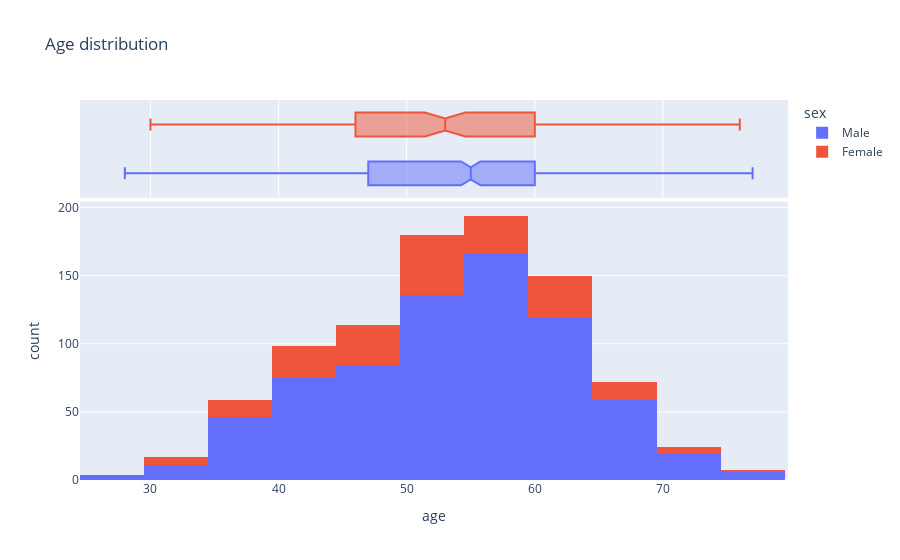

The notebook cell this image was saved under:
### Code cell
fig = px.histogram(heart_disease_data, x='age', color='sex', marginal='box', nbins=20, hover_data=['chest_pain_type', 'place_of_study'], title='Age distribution')
fig.show()

### Figure 1 — Plotly figure (JSON) as saved in the notebook; plotly's stock layout.template omitted (floating-point values rounded to 4 significant figures; data arrays with more than 128 entries replaced by an {"elided": "..."} marker saying what was removed)
{"data": [{"alignmentgroup": "True", "bingroup": "x", "hovertemplate": "sex=Male<br>age=%{x}<br>count=%{y}<extra></extra>", "legendgroup": "Male", "marker": {"color": "#636efa", "pattern": {"shape": ""}}, "name": "Male", "nbinsx": 20, "offsetgroup": "Male", "orientation": "v", "showlegend": true, "type": "histogram", "x": {"elided": "725 int values"}, "xaxis": "x", "yaxis": "y"}, {"alignmentgroup": "True", "customdata": {"elided": "725x2 str values"}, "hovertemplate": "sex=Male<br>age=%{x}<br>chest_pain_type=%{customdata[0]}<br>place_of_study=%{customdata[1]}<extra></extra>", "legendgroup": "Male", "marker": {"color": "#636efa"}, "name": "Male", "notched": true, "offsetgroup": "Male", "showlegend": false, "type": "box", "x": {"elided": "725 int values"}, "xaxis": "x2", "yaxis": "y2"}, {"alignmentgroup": "True", "bingroup": "x", "hovertemplate": "sex=Female<br>age=%{x}<br>count=%{y}<extra></extra>", "legendgroup": "Female", "marker": {"color": "#EF553B", "pattern": {"shape": ""}}, "name": "Female", "nbinsx": 20, "offsetgroup": "Female", "orientation": "v", "showlegend": true, "type": "histogram", "x": {"elided": "194 int values"}, "xaxis": "x", "yaxis": "y"}, {"alignmentgroup": "True", "customdata": {"elided": "194x2 str values"}, "hovertemplate": "sex=Female<br>age=%{x}<br>chest_pain_type=%{customdata[0]}<br>place_of_study=%{customdata[1]}<extra></extra>", "legendgroup": "Female", "marker": {"color": "#EF553B"}, "name": "Female", "notched": true, "offsetgroup": "Female", "showlegend": false, "type": "box", "x": {"elided": "194 int values"}, "xaxis": "x2", "yaxis": "y2"}], "layout": {"barmode": "relative", "legend": {"title": {"text": "sex"}, "tracegroupgap": 0}, "title": {"text": "Age distribution"}, "xaxis": {"anchor": "y", "domain": [0, 1], "title": {"text": "age"}}, "xaxis2": {"anchor": "y2", "domain": [0, 1], "matches": "x", "showgrid": true, "showticklabels": false}, "yaxis": {"anchor": "x", "domain": [0, 0.7326], "title": {"text": "count"}}, "yaxis2": {"anchor": "x2", "domain": [0.7426, 1], "matches": "y2", "showgrid": false, "showline": false, "showticklabels": false, "ticks": ""}}}
